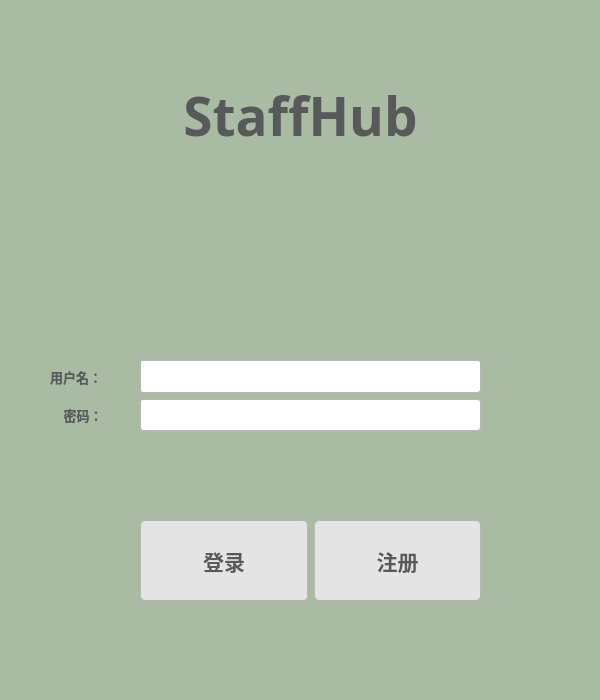
<?xml version="1.0" encoding="UTF-8"?>
<ui version="4.0">
 <class>LoginWidget</class>
 <widget class="QWidget" name="LoginWidget">
  <property name="geometry">
   <rect>
    <x>0</x>
    <y>0</y>
    <width>600</width>
    <height>700</height>
   </rect>
  </property>
  <property name="windowTitle">
   <string>Form</string>
  </property>
  <property name="styleSheet">
   <string notr="true">QPalette{background:#FFFFFF;}*{outline:0px;color:#57595B;}

QWidget#LoginWidget
{
	background-color:rgb(169, 188, 163);
}

QWidget[form=&quot;true&quot;],QLabel[frameShape=&quot;1&quot;]{
border:1px solid #B6B6B6;
border-radius:0px;
}

QWidget[form=&quot;bottom&quot;]{
background:#E4E4E4;
}

QWidget[form=&quot;bottom&quot;] .QFrame{
border:1px solid #57595B;
}

QWidget[form=&quot;bottom&quot;] QLabel,QWidget[form=&quot;title&quot;] QLabel{
border-radius:0px;
color:#57595B;
background:none;
border-style:none;
}

QWidget[form=&quot;title&quot;],QWidget[nav=&quot;left&quot;],QWidget[nav=&quot;top&quot;] QAbstractButton{
border-style:none;
border-radius:0px;
padding:5px;
color:#57595B;
background:qlineargradient(spread:pad,x1:0,y1:0,x2:0,y2:1,stop:0 #E4E4E4,stop:1 #E4E4E4);
}

QWidget[nav=&quot;top&quot;] QAbstractButton:hover,QWidget[nav=&quot;top&quot;] QAbstractButton:pressed,QWidget[nav=&quot;top&quot;] QAbstractButton:checked{
border-style:solid;
border-width:0px 0px 2px 0px;
padding:4px 4px 2px 4px;
border-color:#00BB9E;
background:qlineargradient(spread:pad,x1:0,y1:0,x2:0,y2:1,stop:0 #F6F6F6,stop:1 #F6F6F6);
}

QWidget[nav=&quot;left&quot;] QAbstractButton{
border-radius:0px;
color:#57595B;
background:none;
border-style:none;
}

QWidget[nav=&quot;left&quot;] QAbstractButton:hover{
color:#FFFFFF;
background-color:#00BB9E;
}

QWidget[nav=&quot;left&quot;] QAbstractButton:checked,QWidget[nav=&quot;left&quot;] QAbstractButton:pressed{
color:#57595B;
border-style:solid;
border-width:0px 0px 0px 2px;
padding:4px 4px 4px 2px;
border-color:#00BB9E;
background-color:#FFFFFF;
}

QWidget[video=&quot;true&quot;] QLabel{
color:#57595B;
border:1px solid #B6B6B6;
background:qlineargradient(spread:pad,x1:0,y1:0,x2:0,y2:1,stop:0 #E4E4E4,stop:1 #E4E4E4);
}

QWidget[video=&quot;true&quot;] QLabel:focus{
border:1px solid #00BB9E;
background:qlineargradient(spread:pad,x1:0,y1:0,x2:0,y2:1,stop:0 #F6F6F6,stop:1 #F6F6F6);
}

QLineEdit,QTextEdit,QPlainTextEdit,QSpinBox,QDoubleSpinBox,QComboBox,QDateEdit,QTimeEdit,QDateTimeEdit{
border:1px solid #B6B6B6;
border-radius:3px;
padding:2px;
background:none;
selection-background-color:#00BB9E;
selection-color:#FFFFFF;
}

QLineEdit:focus,QTextEdit:focus,QPlainTextEdit:focus,QSpinBox:focus,QDoubleSpinBox:focus,QComboBox:focus,QDateEdit:focus,QTimeEdit:focus,QDateTimeEdit:focus,QLineEdit:hover,QTextEdit:hover,QPlainTextEdit:hover,QSpinBox:hover,QDoubleSpinBox:hover,QComboBox:hover,QDateEdit:hover,QTimeEdit:hover,QDateTimeEdit:hover{
border:1px solid #B6B6B6;
}

QLineEdit[echoMode=&quot;2&quot;]{
lineedit-password-character:9679;
}

.QFrame{
border:1px solid #B6B6B6;
border-radius:3px;
}

.QGroupBox{
border:1px solid #B6B6B6;
border-radius:5px;
margin-top:3ex;
}

.QGroupBox::title{
subcontrol-origin:margin;
position:relative;
left:10px;
}

.QPushButton,.QToolButton{
border-style:none;
border:1px solid #B6B6B6;
color:#57595B;
padding:5px;
min-height:15px;
border-radius:5px;
background:qlineargradient(spread:pad,x1:0,y1:0,x2:0,y2:1,stop:0 #E4E4E4,stop:1 #E4E4E4);
}

.QPushButton:hover,.QToolButton:hover{
background:qlineargradient(spread:pad,x1:0,y1:0,x2:0,y2:1,stop:0 #F6F6F6,stop:1 #F6F6F6);
}

.QPushButton:pressed,.QToolButton:pressed{
background:qlineargradient(spread:pad,x1:0,y1:0,x2:0,y2:1,stop:0 #E4E4E4,stop:1 #E4E4E4);
}

.QToolButton::menu-indicator{
image:None;
}

QToolButton#btnMenu,QPushButton#btnMenu_Min,QPushButton#btnMenu_Max,QPushButton#btnMenu_Close{
border-radius:3px;
color:#57595B;
padding:3px;
margin:0px;
background:none;
border-style:none;
}

QToolButton#btnMenu:hover,QPushButton#btnMenu_Min:hover,QPushButton#btnMenu_Max:hover{
color:#FFFFFF;
margin:1px 1px 2px 1px;
background-color:rgba(51,127,209,230);
}

QPushButton#btnMenu_Close:hover{
color:#FFFFFF;
margin:1px 1px 2px 1px;
background-color:rgba(238,0,0,128);
}

QRadioButton::indicator{
width:15px;
height:15px;
}

QRadioButton::indicator::unchecked{
image:url(:/qss/flatwhite/radiobutton_unchecked.png);
}

QRadioButton::indicator::unchecked:disabled{
image:url(:/qss/flatwhite/radiobutton_unchecked_disable.png);
}

QRadioButton::indicator::checked{
image:url(:/qss/flatwhite/radiobutton_checked.png);
}

QRadioButton::indicator::checked:disabled{
image:url(:/qss/flatwhite/radiobutton_checked_disable.png);
}

QGroupBox::indicator,QTreeWidget::indicator,QListWidget::indicator{
padding:0px -3px 0px 0px;
}

QCheckBox::indicator,QGroupBox::indicator,QTreeWidget::indicator,QListWidget::indicator{
width:13px;
height:13px;
}

QCheckBox::indicator:unchecked,QGroupBox::indicator:unchecked,QTreeWidget::indicator:unchecked,QListWidget::indicator:unchecked{
image:url(:/qss/flatwhite/checkbox_unchecked.png);
}

QCheckBox::indicator:unchecked:disabled,QGroupBox::indicator:unchecked:disabled,QTreeWidget::indicator:unchecked:disabled,QListWidget::indicator:disabled{
image:url(:/qss/flatwhite/checkbox_unchecked_disable.png);
}

QCheckBox::indicator:checked,QGroupBox::indicator:checked,QTreeWidget::indicator:checked,QListWidget::indicator:checked{
image:url(:/qss/flatwhite/checkbox_checked.png);
}

QCheckBox::indicator:checked:disabled,QGroupBox::indicator:checked:disabled,QTreeWidget::indicator:checked:disabled,QListWidget::indicator:checked:disabled{
image:url(:/qss/flatwhite/checkbox_checked_disable.png);
}

QCheckBox::indicator:indeterminate,QGroupBox::indicator:indeterminate,QTreeWidget::indicator:indeterminate,QListWidget::indicator:indeterminate{
image:url(:/qss/flatwhite/checkbox_parcial.png);
}

QCheckBox::indicator:indeterminate:disabled,QGroupBox::indicator:indeterminate:disabled,QTreeWidget::indicator:indeterminate:disabled,QListWidget::indicator:indeterminate:disabled{
image:url(:/qss/flatwhite/checkbox_parcial_disable.png);
}

QTimeEdit::up-button,QDateEdit::up-button,QDateTimeEdit::up-button,QDoubleSpinBox::up-button,QSpinBox::up-button{
image:url(:/qss/flatwhite/add_top.png);
width:10px;
height:10px;
padding:2px 5px 0px 0px;
}

QTimeEdit::down-button,QDateEdit::down-button,QDateTimeEdit::down-button,QDoubleSpinBox::down-button,QSpinBox::down-button{
image:url(:/qss/flatwhite/add_bottom.png);
width:10px;
height:10px;
padding:0px 5px 2px 0px;
}

QTimeEdit::up-button:pressed,QDateEdit::up-button:pressed,QDateTimeEdit::up-button:pressed,QDoubleSpinBox::up-button:pressed,QSpinBox::up-button:pressed{
top:-2px;
}
  
QTimeEdit::down-button:pressed,QDateEdit::down-button:pressed,QDateTimeEdit::down-button:pressed,QDoubleSpinBox::down-button:pressed,QSpinBox::down-button:pressed,QSpinBox::down-button:pressed{
bottom:-2px;
}

QComboBox::down-arrow,QDateEdit[calendarPopup=&quot;true&quot;]::down-arrow,QTimeEdit[calendarPopup=&quot;true&quot;]::down-arrow,QDateTimeEdit[calendarPopup=&quot;true&quot;]::down-arrow{
image:url(:/qss/flatwhite/add_bottom.png);
width:10px;
height:10px;
right:2px;
}

QComboBox::drop-down,QDateEdit::drop-down,QTimeEdit::drop-down,QDateTimeEdit::drop-down{
subcontrol-origin:padding;
subcontrol-position:top right;
width:15px;
border-left-width:0px;
border-left-style:solid;
border-top-right-radius:3px;
border-bottom-right-radius:3px;
border-left-color:#B6B6B6;
}

QComboBox::drop-down:on{
top:1px;
}

QMenuBar::item{
color:#57595B;
background-color:#E4E4E4;
margin:0px;
padding:3px 10px;
}

QMenu,QMenuBar,QMenu:disabled,QMenuBar:disabled{
color:#57595B;
background-color:#E4E4E4;
border:1px solid #B6B6B6;
margin:0px;
}

QMenu::item{
padding:3px 20px;
}

QMenu::indicator{
width:13px;
height:13px;
}

QMenu::item:selected,QMenuBar::item:selected{
color:#57595B;
border:0px solid #B6B6B6;
background:#F6F6F6;
}

QMenu::separator{
height:1px;
background:#B6B6B6;
}

QProgressBar{
min-height:10px;
background:#E4E4E4;
border-radius:5px;
text-align:center;
border:1px solid #E4E4E4;
}

QProgressBar:chunk{
border-radius:5px;
background-color:#B6B6B6;
}

QSlider::groove:horizontal{
background:#E4E4E4;
height:8px;
border-radius:4px;
}

QSlider::add-page:horizontal{
background:#E4E4E4;
height:8px;
border-radius:4px;
}

QSlider::sub-page:horizontal{
background:#B6B6B6;
height:8px;
border-radius:4px;
}

QSlider::handle:horizontal{
width:13px;
margin-top:-3px;
margin-bottom:-3px;
border-radius:6px;
background:qradialgradient(spread:pad,cx:0.5,cy:0.5,radius:0.5,fx:0.5,fy:0.5,stop:0.6 #FFFFFF,stop:0.8 #B6B6B6);
}

QSlider::groove:vertical{
width:8px;
border-radius:4px;
background:#E4E4E4;
}

QSlider::add-page:vertical{
width:8px;
border-radius:4px;
background:#E4E4E4;
}

QSlider::sub-page:vertical{
width:8px;
border-radius:4px;
background:#B6B6B6;
}

QSlider::handle:vertical{
height:14px;
margin-left:-3px;
margin-right:-3px;
border-radius:6px;
background:qradialgradient(spread:pad,cx:0.5,cy:0.5,radius:0.5,fx:0.5,fy:0.5,stop:0.6 #FFFFFF,stop:0.8 #B6B6B6);
}

QScrollBar:horizontal{
background:#E4E4E4;
padding:0px;
border-radius:6px;
max-height:12px;
}

QScrollBar::handle:horizontal{
background:#B6B6B6;
min-width:50px;
border-radius:6px;
}

QScrollBar::handle:horizontal:hover{
background:#00BB9E;
}

QScrollBar::handle:horizontal:pressed{
background:#00BB9E;
}

QScrollBar::add-page:horizontal{
background:none;
}

QScrollBar::sub-page:horizontal{
background:none;
}

QScrollBar::add-line:horizontal{
background:none;
}

QScrollBar::sub-line:horizontal{
background:none;
}

QScrollBar:vertical{
background:#E4E4E4;
padding:0px;
border-radius:6px;
max-width:12px;
}

QScrollBar::handle:vertical{
background:#B6B6B6;
min-height:50px;
border-radius:6px;
}

QScrollBar::handle:vertical:hover{
background:#00BB9E;
}

QScrollBar::handle:vertical:pressed{
background:#00BB9E;
}

QScrollBar::add-page:vertical{
background:none;
}

QScrollBar::sub-page:vertical{
background:none;
}

QScrollBar::add-line:vertical{
background:none;
}

QScrollBar::sub-line:vertical{
background:none;
}

QScrollArea{
border:0px;
}

QTreeView,QListView,QTableView,QTabWidget::pane{
border:1px solid #B6B6B6;
selection-background-color:#F6F6F6;
selection-color:#57595B;
alternate-background-color:#F6F6F6;
gridline-color:#B6B6B6;
}

QTreeView::branch:closed:has-children{
margin:4px;
border-image:url(:/qss/flatwhite/branch_open.png);
}

QTreeView::branch:open:has-children{
margin:4px;
border-image:url(:/qss/flatwhite/branch_close.png);
}

QTreeView,QListView,QTableView,QSplitter::handle,QTreeView::branch{
background:#FFFFFF;
}

QTableView::item:selected,QListView::item:selected,QTreeView::item:selected{
color:#57595B;
background:qlineargradient(spread:pad,x1:0,y1:0,x2:0,y2:1,stop:0 #E4E4E4,stop:1 #E4E4E4);
}

QTableView::item:hover,QListView::item:hover,QTreeView::item:hover,QHeaderView{
color:#57595B;
background:qlineargradient(spread:pad,x1:0,y1:0,x2:0,y2:1,stop:0 #F6F6F6,stop:1 #F6F6F6);
}

QTableView::item,QListView::item,QTreeView::item{
padding:1px;
margin:0px;
}

QHeaderView::section,QTableCornerButton:section{
padding:3px;
margin:0px;
color:#57595B;
border:1px solid #B6B6B6;
border-left-width:0px;
border-right-width:1px;
border-top-width:0px;
border-bottom-width:1px;
background:qlineargradient(spread:pad,x1:0,y1:0,x2:0,y2:1,stop:0 #F6F6F6,stop:1 #F6F6F6);
}

QTabBar::tab{
border:1px solid #B6B6B6;
color:#57595B;
margin:0px;
background:qlineargradient(spread:pad,x1:0,y1:0,x2:0,y2:1,stop:0 #F6F6F6,stop:1 #F6F6F6);
}

QTabBar::tab:selected,QTabBar::tab:hover{
border-style:solid;
border-color:#00BB9E;
background:#FFFFFF;
}

QTabBar::tab:top,QTabBar::tab:bottom{
padding:3px 8px 3px 8px;
}

QTabBar::tab:left,QTabBar::tab:right{
padding:8px 3px 8px 3px;
}

QTabBar::tab:top:selected,QTabBar::tab:top:hover{
border-width:2px 0px 0px 0px;
}

QTabBar::tab:right:selected,QTabBar::tab:right:hover{
border-width:0px 0px 0px 2px;
}

QTabBar::tab:bottom:selected,QTabBar::tab:bottom:hover{
border-width:0px 0px 2px 0px;
}

QTabBar::tab:left:selected,QTabBar::tab:left:hover{
border-width:0px 2px 0px 0px;
}

QTabBar::tab:first:top:selected,QTabBar::tab:first:top:hover,QTabBar::tab:first:bottom:selected,QTabBar::tab:first:bottom:hover{
border-left-width:1px;
border-left-color:#B6B6B6;
}

QTabBar::tab:first:left:selected,QTabBar::tab:first:left:hover,QTabBar::tab:first:right:selected,QTabBar::tab:first:right:hover{
border-top-width:1px;
border-top-color:#B6B6B6;
}

QTabBar::tab:last:top:selected,QTabBar::tab:last:top:hover,QTabBar::tab:last:bottom:selected,QTabBar::tab:last:bottom:hover{
border-right-width:1px;
border-right-color:#B6B6B6;
}

QTabBar::tab:last:left:selected,QTabBar::tab:last:left:hover,QTabBar::tab:last:right:selected,QTabBar::tab:last:right:hover{
border-bottom-width:1px;
border-bottom-color:#B6B6B6;
}

QStatusBar::item{
border:0px solid #E4E4E4;
border-radius:3px;
}

QToolBox::tab,QGroupBox#gboxDevicePanel,QGroupBox#gboxDeviceTitle,QFrame#gboxDevicePanel,QFrame#gboxDeviceTitle{
padding:3px;
border-radius:5px;
color:#57595B;
background:qlineargradient(spread:pad,x1:0,y1:0,x2:0,y2:1,stop:0 #E4E4E4,stop:1 #E4E4E4);
}

QToolTip{
border:0px solid #57595B;
padding:1px;
color:#57595B;
background:qlineargradient(spread:pad,x1:0,y1:0,x2:0,y2:1,stop:0 #E4E4E4,stop:1 #E4E4E4);
}

QToolBox::tab:selected{
background:qlineargradient(spread:pad,x1:0,y1:0,x2:0,y2:1,stop:0 #F6F6F6,stop:1 #F6F6F6);
}

QPrintPreviewDialog QToolButton{
border:0px solid #57595B;
border-radius:0px;
margin:0px;
padding:3px;
background:none;
}

QColorDialog QPushButton,QFileDialog QPushButton{
min-width:80px;
}

QToolButton#qt_calendar_prevmonth{
icon-size:0px;
min-width:20px;
image:url(:/qss/flatwhite/calendar_prevmonth.png);
}

QToolButton#qt_calendar_nextmonth{
icon-size:0px;
min-width:20px;
image:url(:/qss/flatwhite/calendar_nextmonth.png);
}

QToolButton#qt_calendar_prevmonth,QToolButton#qt_calendar_nextmonth,QToolButton#qt_calendar_monthbutton,QToolButton#qt_calendar_yearbutton{
border:0px solid #57595B;
border-radius:3px;
margin:3px 3px 3px 3px;
padding:3px;
background:none;
}

QToolButton#qt_calendar_prevmonth:hover,QToolButton#qt_calendar_nextmonth:hover,QToolButton#qt_calendar_monthbutton:hover,QToolButton#qt_calendar_yearbutton:hover,QToolButton#qt_calendar_prevmonth:pressed,QToolButton#qt_calendar_nextmonth:pressed,QToolButton#qt_calendar_monthbutton:pressed,QToolButton#qt_calendar_yearbutton:pressed{
border:1px solid #B6B6B6;
}

QCalendarWidget QSpinBox#qt_calendar_yearedit{
margin:2px;
}

QCalendarWidget QToolButton::menu-indicator{
image:None;
}

QCalendarWidget QTableView{
border-width:0px;
}

QCalendarWidget QWidget#qt_calendar_navigationbar{
border:1px solid #B6B6B6;
border-width:1px 1px 0px 1px;
background:qlineargradient(spread:pad,x1:0,y1:0,x2:0,y2:1,stop:0 #E4E4E4,stop:1 #E4E4E4);
}

QComboBox QAbstractItemView::item{
min-height:20px;
min-width:10px;
}

QTableView[model=&quot;true&quot;]::item{
padding:0px;
margin:0px;
}

QTableView QLineEdit,QTableView QComboBox,QTableView QSpinBox,QTableView QDoubleSpinBox,QTableView QDateEdit,QTableView QTimeEdit,QTableView QDateTimeEdit{
border-width:0px;
border-radius:0px;
}

QTableView QLineEdit:focus,QTableView QComboBox:focus,QTableView QSpinBox:focus,QTableView QDoubleSpinBox:focus,QTableView QDateEdit:focus,QTableView QTimeEdit:focus,QTableView QDateTimeEdit:focus{
border-width:0px;
border-radius:0px;
}

QLineEdit,QTextEdit,QPlainTextEdit,QSpinBox,QDoubleSpinBox,QComboBox,QDateEdit,QTimeEdit,QDateTimeEdit{
background:#FFFFFF;
}

QTabWidget::pane:top{top:-1px;}
QTabWidget::pane:bottom{bottom:-1px;}
QTabWidget::pane:left{right:-1px;}
QTabWidget::pane:right{left:-1px;}

*:disabled{
background:#FFFFFF;
border-color:#E4E4E4;
color:#B6B6B6;
}

/*TextColor:#57595B*/
/*PanelColor:#FFFFFF*/
/*BorderColor:#B6B6B6*/
/*NormalColorStart:#E4E4E4*/
/*NormalColorEnd:#E4E4E4*/
/*DarkColorStart:#F6F6F6*/
/*DarkColorEnd:#F6F6F6*/
/*HighColor:#00BB9E*/</string>
  </property>
  <widget class="QLineEdit" name="lineEditCheckLogin">
   <property name="geometry">
    <rect>
     <x>30</x>
     <y>450</y>
     <width>531</width>
     <height>61</height>
    </rect>
   </property>
   <property name="sizePolicy">
    <sizepolicy hsizetype="Preferred" vsizetype="Preferred">
     <horstretch>0</horstretch>
     <verstretch>0</verstretch>
    </sizepolicy>
   </property>
   <property name="font">
    <font>
     <family>Bahnschrift SemiBold</family>
     <pointsize>11</pointsize>
     <weight>75</weight>
     <bold>true</bold>
    </font>
   </property>
   <property name="styleSheet">
    <string notr="true">background-color:rgb(169, 188, 163);
border-style:hidden;</string>
   </property>
   <property name="alignment">
    <set>Qt::AlignRight|Qt::AlignTrailing|Qt::AlignVCenter</set>
   </property>
  </widget>
  <widget class="QLabel" name="labelHead">
   <property name="geometry">
    <rect>
     <x>210</x>
     <y>180</y>
     <width>181</width>
     <height>161</height>
    </rect>
   </property>
   <property name="sizePolicy">
    <sizepolicy hsizetype="Preferred" vsizetype="Preferred">
     <horstretch>0</horstretch>
     <verstretch>0</verstretch>
    </sizepolicy>
   </property>
   <property name="text">
    <string/>
   </property>
   <property name="pixmap">
    <pixmap resource="qss.qrc">:/image/profle.png</pixmap>
   </property>
   <property name="alignment">
    <set>Qt::AlignCenter</set>
   </property>
  </widget>
  <widget class="QWidget" name="layoutWidget">
   <property name="geometry">
    <rect>
     <x>140</x>
     <y>520</y>
     <width>341</width>
     <height>81</height>
    </rect>
   </property>
   <layout class="QHBoxLayout" name="horizontalLayout">
    <item>
     <widget class="QPushButton" name="pushButtonLogin">
      <property name="sizePolicy">
       <sizepolicy hsizetype="Preferred" vsizetype="Preferred">
        <horstretch>0</horstretch>
        <verstretch>0</verstretch>
       </sizepolicy>
      </property>
      <property name="font">
       <font>
        <family>Berlin Sans FB Demi</family>
        <pointsize>16</pointsize>
        <weight>75</weight>
        <bold>true</bold>
       </font>
      </property>
      <property name="text">
       <string>登录</string>
      </property>
     </widget>
    </item>
    <item>
     <widget class="QPushButton" name="pushButtonRegister">
      <property name="sizePolicy">
       <sizepolicy hsizetype="Preferred" vsizetype="Preferred">
        <horstretch>0</horstretch>
        <verstretch>0</verstretch>
       </sizepolicy>
      </property>
      <property name="font">
       <font>
        <family>Berlin Sans FB Demi</family>
        <pointsize>16</pointsize>
        <weight>75</weight>
        <bold>true</bold>
       </font>
      </property>
      <property name="text">
       <string>注册</string>
      </property>
     </widget>
    </item>
   </layout>
  </widget>
  <widget class="QWidget" name="layoutWidget">
   <property name="geometry">
    <rect>
     <x>140</x>
     <y>360</y>
     <width>341</width>
     <height>71</height>
    </rect>
   </property>
   <layout class="QVBoxLayout" name="verticalLayout">
    <item>
     <widget class="QLineEdit" name="lineEditUserName">
      <property name="sizePolicy">
       <sizepolicy hsizetype="Preferred" vsizetype="Preferred">
        <horstretch>0</horstretch>
        <verstretch>0</verstretch>
       </sizepolicy>
      </property>
      <property name="font">
       <font>
        <family>Bahnschrift SemiBold</family>
        <pointsize>12</pointsize>
        <weight>75</weight>
        <bold>true</bold>
       </font>
      </property>
     </widget>
    </item>
    <item>
     <widget class="QLineEdit" name="lineEditPassWord">
      <property name="sizePolicy">
       <sizepolicy hsizetype="Preferred" vsizetype="Preferred">
        <horstretch>0</horstretch>
        <verstretch>0</verstretch>
       </sizepolicy>
      </property>
      <property name="font">
       <font>
        <family>Bahnschrift SemiBold</family>
        <pointsize>12</pointsize>
        <weight>75</weight>
        <bold>true</bold>
       </font>
      </property>
     </widget>
    </item>
   </layout>
  </widget>
  <widget class="QLabel" name="labelLogo">
   <property name="geometry">
    <rect>
     <x>0</x>
     <y>30</y>
     <width>601</width>
     <height>171</height>
    </rect>
   </property>
   <property name="font">
    <font>
     <family>Arial Black</family>
     <pointsize>40</pointsize>
     <weight>75</weight>
     <bold>true</bold>
    </font>
   </property>
   <property name="text">
    <string>StaffHub</string>
   </property>
   <property name="textFormat">
    <enum>Qt::AutoText</enum>
   </property>
   <property name="alignment">
    <set>Qt::AlignCenter</set>
   </property>
  </widget>
  <widget class="QWidget" name="layoutWidget">
   <property name="geometry">
    <rect>
     <x>50</x>
     <y>360</y>
     <width>91</width>
     <height>71</height>
    </rect>
   </property>
   <layout class="QGridLayout" name="gridLayout">
    <item row="2" column="0">
     <widget class="QLabel" name="labelPassWord">
      <property name="font">
       <font>
        <family>Bahnschrift SemiBold</family>
        <pointsize>10</pointsize>
        <weight>75</weight>
        <bold>true</bold>
       </font>
      </property>
      <property name="layoutDirection">
       <enum>Qt::RightToLeft</enum>
      </property>
      <property name="inputMethodHints">
       <set>Qt::ImhSensitiveData</set>
      </property>
      <property name="text">
       <string>    密码：</string>
      </property>
     </widget>
    </item>
    <item row="1" column="0">
     <widget class="QLabel" name="labelUserName">
      <property name="font">
       <font>
        <family>Bahnschrift SemiBold</family>
        <pointsize>10</pointsize>
        <weight>75</weight>
        <bold>true</bold>
       </font>
      </property>
      <property name="layoutDirection">
       <enum>Qt::RightToLeft</enum>
      </property>
      <property name="styleSheet">
       <string notr="true">font-color:rgb(255, 255, 255)</string>
      </property>
      <property name="inputMethodHints">
       <set>Qt::ImhSensitiveData</set>
      </property>
      <property name="text">
       <string>用户名：</string>
      </property>
     </widget>
    </item>
   </layout>
  </widget>
 </widget>
 <resources>
  <include location="qss.qrc"/>
 </resources>
 <connections/>
</ui>
